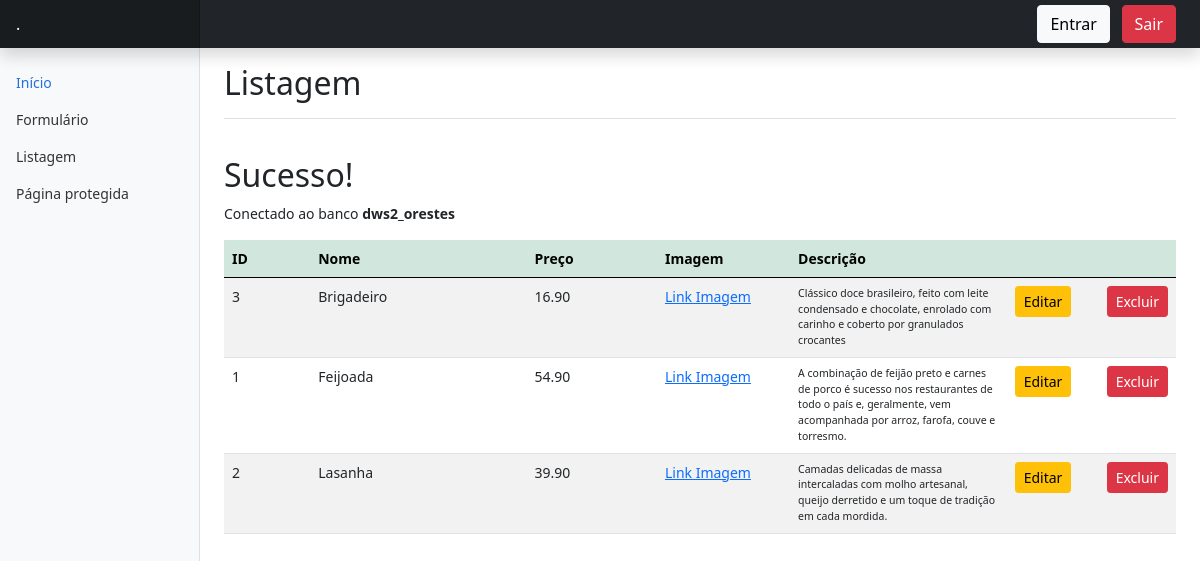
The app's page /listagem.php with its own data.
### tables this page shows
CREATE TABLE pratos
(
    id           INT             NOT NULL    AUTO_INCREMENT,
    nome         VARCHAR(150)    NOT NULL,
    preco        NUMERIC(10, 2)  NOT NULL,   
    urlfoto      VARCHAR(350)    NULL,    
    descricao    TEXT            NULL,
    PRIMARY KEY (`id`)
);

### listagem.php (the view, shortened to what this page needs)
<?php
$titulo = "Listagem";
require 'cabecalho.php';
require 'conexao.php';
$sql = "SELECT id, nome, preco, urlfoto, descricao FROM pratos ORDER BY nome";
$stmt = $conn->query($sql);
?>
    <div class="table-responsive">
        <table class="table table-striped">
            <thead class="table-success">
                <tr>
                    <th scope="col" style="width: 10%;">ID</th>
                    <th scope="col" style="width: 25%;">Nome</th>
                    <th scope="col" style="width: 15%;">Preço</th>
                    <th scope="col" style="width: 15%;">Imagem</th>
                    <th scope="col" style="width: 25%;">Descrição</th>
                    <th scope="col" style="width: 25%;" colspan="2"></th>
                </tr>
            </thead>
            <tbody>
                <?php
                while ($row = $stmt->fetch()) {
                    ?>
                    <tr>
                        <td><?= $row["id"] ?></td>
                        <td><?= $row["nome"] ?></td>
                        <td><?= $row["preco"] ?></td>
                        <td>
                            <a target="_blank" href="<?= $row["urlfoto"] ?>">
                                Link Imagem
                            </a>
                        </td>
                        <td class="descri">
                            <?= $row["descricao"] ?>
                        </td>
                        <td>
                            <a class="btn btn-sm btn-warning" href="formulario-alterar-prato.php?id=<?= $row["id"] ?>">
                                Editar
                            </a>
                        </td>
                        <td>
                            <a class="btn btn-sm btn-danger" href="excluir-prato.php?id=<?= $row["id"] ?>"
                                onclick="if(!confirm('Tem certeza que deseja excluir?')) return false;">
                                Excluir
                            </a>
                        </td>
                    </tr>
                    <?php
                }
                ?>
            </tbody>
        </table>
    </div>
    <?php
    require 'rodape.php';
    ?>

### cabecalho.php (shortened to what this page needs)
<!DOCTYPE html>
<html lang="pt-br">
<head>
    <link href="dist/bootstrap.min.css" rel="stylesheet">
    <link href="dist/dashboard.css" rel="stylesheet">
</head>
<body>
    <header class="navbar navbar-dark sticky-top bg-dark flex-md-nowrap p-0 shadow">
        <a class="navbar-brand col-md-3 col-lg-2 me-0 px-3" href="#">
            .
        </a>
        <div class="d-flex flex-wrap align-items-center justify-content-center justify-content-lg-start pe-3 d-none d-sm-block">
            <div class="text-end">
                <a href="form-login.php" class="btn btn-light me-2">
                    Entrar
                </a>
                <a href="sair.php" class="btn btn-danger me-2">
                    Sair
                </a>
            </div>
        </div>
    </header>
    <div class="container-fluid">
        <div class="row">
            <nav id="sidebarMenu" class="col-md-3 col-lg-2 d-md-block bg-light sidebar collapse">
                <div class="position-sticky mt-3">
                    <ul class="nav flex-column">
                        <li class="nav-item">
                            <a class="nav-link active" aria-current="page" href="inicio.php">
                                Início
                            </a>
                        </li>
                        <li class="nav-item">
                            <a class="nav-link" aria-current="page" href="formulario_inserir.php">
                                Formulário
                            </a>
                        </li>
                        <li class="nav-item">
                            <a class="nav-link" aria-current="page" href="listagem.php">
                                Listagem
                            </a>
                        </li>
                        <li class="nav-item">
                            <a class="nav-link" aria-current="page" href="pagina-protegida.php">
                                Página protegida
                            </a>
                        </li>
                    </ul>
                </div>
            </nav>
            <main class="col-md-9 ms-sm-auto col-lg-10 px-md-4">
        <div class="d-flex justify-content-between flex-wrap flex-md-nowrap align-items-center pt-3 pb-2 mb-3 border-bottom">
            <h1 class="h2"><?= $titulo;?></h1>
        </div>
        <br>

### conexao.php (shortened to what this page needs)
<?php
$conf = parse_ini_file("config.ini");
try {
    if ($conf["debug"] == "true") {
        echo "<h2>Sucesso!</h2>";
        echo "<p>Conectado ao banco <b>" . $conf["database"] . "</b></p>";
    }
} catch (Exception $e) {
    echo "<p>Erro ao se conectar no banco de dados. </p>";
    echo $e->getMessage();
}
?>

### rodape.php (shortened to what this page needs)
</main>
        </div>
    </div>
</body>
</html>

### listagem.php (style rules this page uses)
.descri { font-size: 0.75em; }

### records on screen
pratos: id "3", nome "Brigadeiro", preco "16.90", descricao "Clássico doce brasileiro, feito com leite condensado e chocolate, enrolado com carinho e coberto por granulados crocantes"
pratos: id "1", nome "Feijoada", preco "54.90", descricao "A combinação de feijão preto e carnes de porco é sucesso nos restaurantes de todo o país e, geralmente, vem acompanhada por arroz, farofa, couve e torresmo."
pratos: id "2", nome "Lasanha", preco "39.90", descricao "Camadas delicadas de massa intercaladas com molho artesanal, queijo derretido e um toque de tradição em cada mordida."

### other values on screen
$titulo "Listagem"
$conf["database"] "dws2_orestes"
